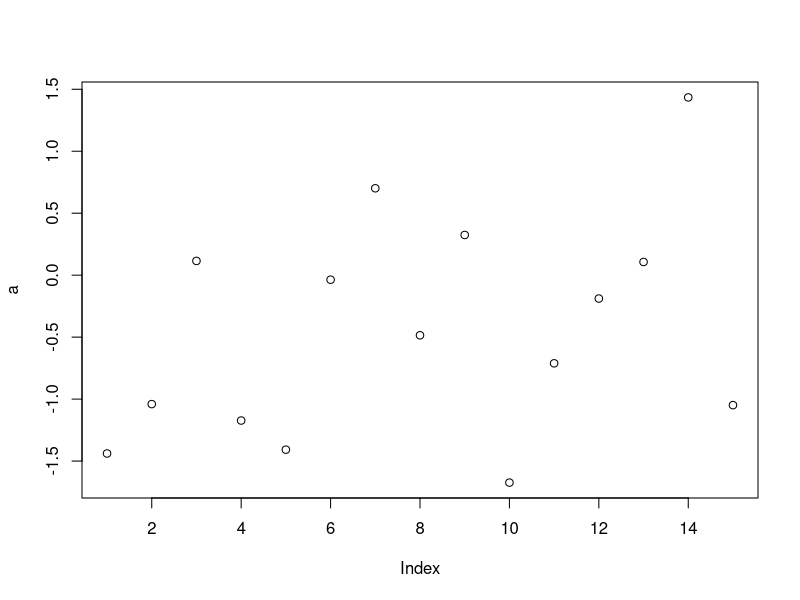

Recreate this plot in R.
## ---- chunk 1
knitr::opts_chunk$set(echo = TRUE)
library(knitr)
## ---- chunk 2
# comment is also good
a <- rnorm(15)
a
## ---- chunk 3
plot(a)
